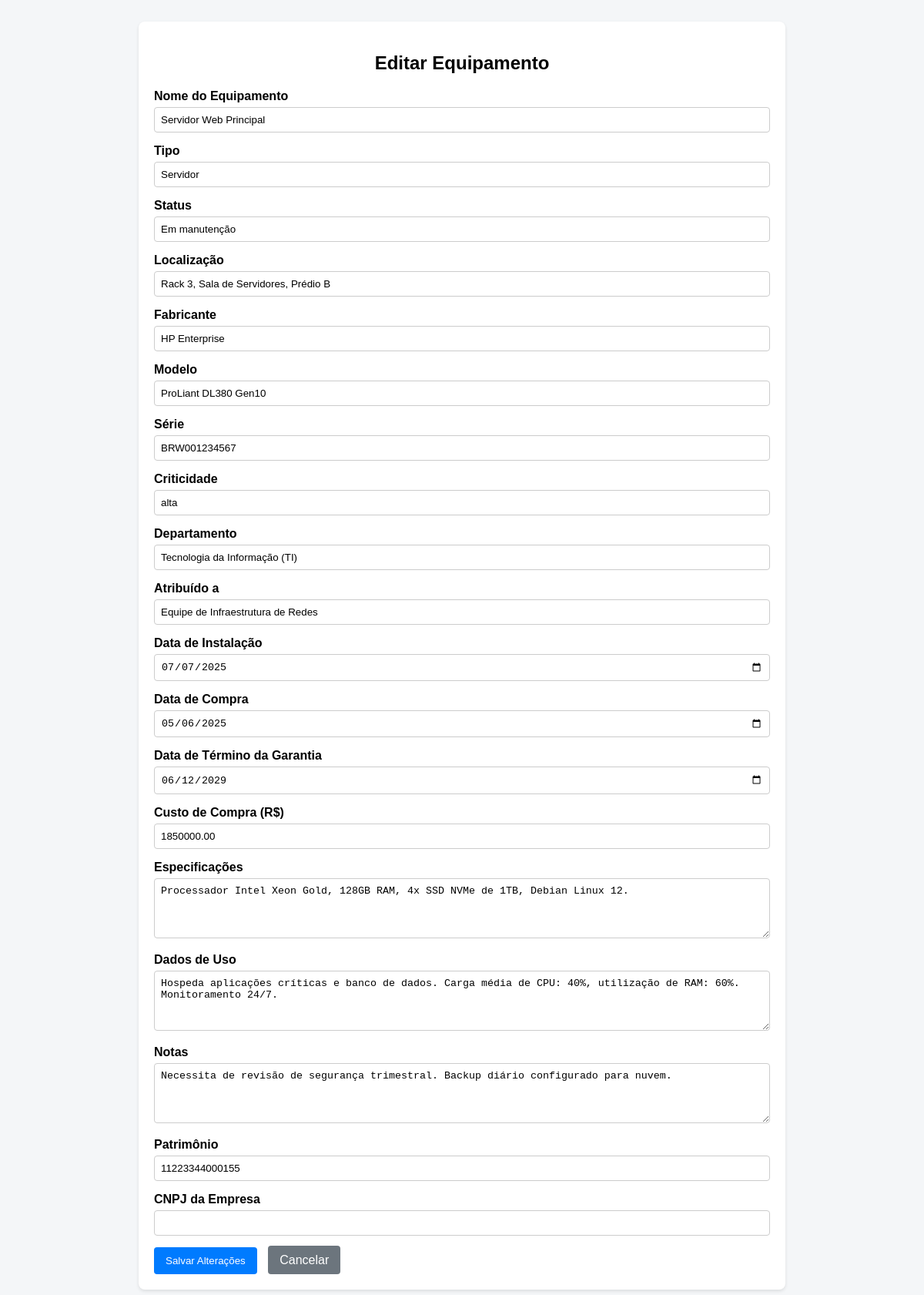
The page /process/editarEquipamento.php?id=1 on the database its author committed.
### tables this page shows
CREATE TABLE IF NOT EXISTS `equipamentos` (
  `equipamento_id` int NOT NULL AUTO_INCREMENT,
  `nome_equipamento` varchar(255) NOT NULL,
  `tipo_equipamento` varchar(100) NOT NULL,
  `status` varchar(50) NOT NULL,
  `localizacao` varchar(255) NOT NULL,
  `fabricante` varchar(100) NOT NULL,
  `numero_modelo` varchar(100) DEFAULT NULL,
  `numero_serie` varchar(100) DEFAULT NULL,
  `criticidade` varchar(50) DEFAULT NULL,
  `departamento` varchar(100) NOT NULL,
  `atribuido_a` varchar(255) NOT NULL,
  `data_instalacao` date NOT NULL,
  `data_compra` date NOT NULL,
  `custo_compra` decimal(10,2) NOT NULL,
  `data_termino_garantia` date NOT NULL,
  `especificacoes` text,
  `dados_uso` text NOT NULL,
  `notas` text,
  `data_registro` datetime NOT NULL DEFAULT CURRENT_TIMESTAMP,
  `ultima_atualizacao` datetime NOT NULL DEFAULT CURRENT_TIMESTAMP ON UPDATE CURRENT_TIMESTAMP,
  `patrimonio` varchar(18) NOT NULL,
  `cnpj` varchar(18) NOT NULL,
  PRIMARY KEY (`equipamento_id`),
  UNIQUE KEY `numero_serie` (`numero_serie`),
  KEY `FK_equipamentos_empresas` (`cnpj`),
  CONSTRAINT `FK_equipamentos_empresas` FOREIGN KEY (`cnpj`) REFERENCES `empresas` (`cnpj`)
);

### process/editarEquipamento.php (the view, shortened to what this page needs)
<?php
include_once('../php/config.php');
if (isset($_GET['id'])) {
    $id = $_GET['id'];
    try {
        $stmt = $conn->prepare("SELECT * FROM equipamentos WHERE equipamento_id = :id");
        $stmt->bindParam(':id', $id, PDO::PARAM_INT);
        $stmt->execute();
        $equipamento = $stmt->fetch(PDO::FETCH_ASSOC);
    } catch (PDOException $e) {
        echo "Erro ao buscar os dados do equipamento: " . $e->getMessage();
        exit();
    }
} else if ($_SERVER['REQUEST_METHOD'] === 'POST') {
    try {
        $id = $_POST['equipamento_id'];
        $nome_equipamento = $_POST['nome_equipamento'];
        $tipo_equipamento = $_POST['tipo_equipamento'];
        $status = $_POST['status'];
        $localizacao = $_POST['localizacao'];
        $fabricante = $_POST['fabricante'];
        $numero_modelo = $_POST['numero_modelo'];
        $numero_serie = $_POST['numero_serie'];
        $criticidade = $_POST['criticidade'];
        $departamento = $_POST['departamento'];
        $atribuido_a = $_POST['atribuido_a'];
        $data_instalacao = $_POST['data_instalacao'];
        $data_compra = $_POST['data_compra'];
        $data_termino_garantia = $_POST['data_termino_garantia'];
        $custo_compra = $_POST['custo_compra'];
        $especificacoes = $_POST['especificacoes'];
        $dados_uso = $_POST['dados_uso'];
        $notas = $_POST['notas'];
        $patrimonio = $_POST['patrimonio'];
        $cnpj_empresa = $_POST['cnpj_empresa'];
        $sql = "UPDATE equipamentos SET
                nome_equipamento = :nome_equipamento,
                tipo_equipamento = :tipo_equipamento,
                status = :status,
                localizacao = :localizacao,
                fabricante = :fabricante,
                numero_modelo = :numero_modelo,
                numero_serie = :numero_serie,
                criticidade = :criticidade,
                departamento = :departamento,
                atribuido_a = :atribuido_a,
                data_instalacao = :data_instalacao,
                data_compra = :data_compra,
                data_termino_garantia = :data_termino_garantia,
                custo_compra = :custo_compra,
                especificacoes = :especificacoes,
                dados_uso = :dados_uso,
                notas = :notas,
                patrimonio = :patrimonio,
                cnpj_empresa = :cnpj_empresa
                WHERE equipamento_id = :id";
        $stmt = $conn->prepare($sql);
        $stmt->bindParam(':nome_equipamento', $nome_equipamento);
        $stmt->bindParam(':tipo_equipamento', $tipo_equipamento);
        $stmt->bindParam(':status', $status);
        $stmt->bindParam(':localizacao', $localizacao);
        $stmt->bindParam(':fabricante', $fabricante);
        $stmt->bindParam(':numero_modelo', $numero_modelo);
        $stmt->bindParam(':numero_serie', $numero_serie);
        $stmt->bindParam(':criticidade', $criticidade);
        $stmt->bindParam(':departamento', $departamento);
        $stmt->bindParam(':atribuido_a', $atribuido_a);
        $stmt->bindParam(':data_instalacao', $data_instalacao);
        $stmt->bindParam(':data_compra', $data_compra);
        $stmt->bindParam(':data_termino_garantia', $data_termino_garantia);
        $stmt->bindParam(':custo_compra', $custo_compra);
        $stmt->bindParam(':especificacoes', $especificacoes);
        $stmt->bindParam(':dados_uso', $dados_uso);
        $stmt->bindParam(':notas', $notas);
        $stmt->bindParam(':patrimonio', $patrimonio);
        $stmt->bindParam(':cnpj_empresa', $cnpj_empresa);
        $stmt->bindParam(':id', $id, PDO::PARAM_INT);
        $stmt->execute();
        header('Location: exibir_equipamentos.php?status=success_edit');
        exit();
    } catch (PDOException $e) {
        header('Location: exibir_equipamentos.php?status=error_edit');
        exit();
    }
} else {
    header('Location: exibir_equipamentos.php');
    exit();
}
?>
<!DOCTYPE html>
<html lang="pt-BR">
<head>
</head>
<body>
    <div class="container">
        <h2>Editar Equipamento</h2>
        <form action="editar.php" method="POST">
            <div class="form-group">
                <label for="nome_equipamento">Nome do Equipamento</label>
                <input type="text" name="nome_equipamento" value="<?= htmlspecialchars($equipamento['nome_equipamento']) ?>" required>
            </div>
            <div class="form-group">
                <label for="tipo_equipamento">Tipo</label>
                <input type="text" name="tipo_equipamento" value="<?= htmlspecialchars($equipamento['tipo_equipamento']) ?>" required>
            </div>
            <div class="form-group">
                <label for="status">Status</label>
                <input type="text" name="status" value="<?= htmlspecialchars($equipamento['status']) ?>" required>
            </div>
            <div class="form-group">
                <label for="localizacao">Localização</label>
                <input type="text" name="localizacao" value="<?= htmlspecialchars($equipamento['localizacao']) ?>">
            </div>
            <div class="form-group">
                <label for="fabricante">Fabricante</label>
                <input type="text" name="fabricante" value="<?= htmlspecialchars($equipamento['fabricante']) ?>">
            </div>
            <div class="form-group">
                <label for="numero_modelo">Modelo</label>
                <input type="text" name="numero_modelo" value="<?= htmlspecialchars($equipamento['numero_modelo']) ?>">
            </div>
            <div class="form-group">
                <label for="numero_serie">Série</label>
                <input type="text" name="numero_serie" value="<?= htmlspecialchars($equipamento['numero_serie']) ?>">
            </div>
            <div class="form-group">
                <label for="criticidade">Criticidade</label>
                <input type="text" name="criticidade" value="<?= htmlspecialchars($equipamento['criticidade']) ?>">
            </div>
            <div class="form-group">
                <label for="departamento">Departamento</label>
                <input type="text" name="departamento" value="<?= htmlspecialchars($equipamento['departamento']) ?>">
            </div>
            <div class="form-group">
                <label for="atribuido_a">Atribuído a</label>
                <input type="text" name="atribuido_a" value="<?= htmlspecialchars($equipamento['atribuido_a']) ?>">
            </div>
            <div class="form-group">
                <label for="data_instalacao">Data de Instalação</label>
                <input type="date" name="data_instalacao" value="<?= htmlspecialchars($equipamento['data_instalacao']) ?>">
            </div>
            <div class="form-group">
                <label for="data_compra">Data de Compra</label>
                <input type="date" name="data_compra" value="<?= htmlspecialchars($equipamento['data_compra']) ?>">
            </div>
            <div class="form-group">
                <label for="data_termino_garantia">Data de Término da Garantia</label>
                <input type="date" name="data_termino_garantia" value="<?= htmlspecialchars($equipamento['data_termino_garantia']) ?>">
            </div>
            <div class="form-group">
                <label for="custo_compra">Custo de Compra (R$)</label>
                <input type="number" step="0.01" name="custo_compra" value="<?= htmlspecialchars($equipamento['custo_compra']) ?>">
            </div>
            <div class="form-group">
                <label for="especificacoes">Especificações</label>
                <textarea name="especificacoes" rows="4"><?= htmlspecialchars($equipamento['especificacoes']) ?></textarea>
            </div>
            <div class="form-group">
                <label for="dados_uso">Dados de Uso</label>
                <textarea name="dados_uso" rows="4"><?= htmlspecialchars($equipamento['dados_uso']) ?></textarea>
            </div>
            <div class="form-group">
                <label for="notas">Notas</label>
                <textarea name="notas" rows="4"><?= htmlspecialchars($equipamento['notas']) ?></textarea>
            </div>
            <div class="form-group">
                <label for="patrimonio">Patrimônio</label>
                <input type="text" name="patrimonio" value="<?= htmlspecialchars($equipamento['patrimonio']) ?>">
            </div>
            <div class="form-group">
                <label for="cnpj_empresa">CNPJ da Empresa</label>
                <input type="text" name="cnpj_empresa" value="<?= htmlspecialchars($equipamento['cnpj_empresa']) ?>">
            </div>
            <button type="submit">Salvar Alterações</button>
            <a href="exibir_equipamentos.php" class="btn-cancelar">Cancelar</a>
        </form>
    </div>
</body>
</html>

### process/editarEquipamento.php (style rules this page uses)
body { font-family: Arial, sans-serif; background-color: #f4f6f8; padding: 20px; }
.container { max-width: 800px; margin: 0 auto; background-color: #fff; padding: 20px; border-radius: 8px; box-shadow: 0 2px 4px rgba(0,0,0,0.1); }
h2 { text-align: center; }
.form-group { margin-bottom: 15px; }
label { display: block; margin-bottom: 5px; font-weight: bold; }
input[type="text"], input[type="date"], input[type="number"], textarea { width: 100%; padding: 8px; border: 1px solid #ccc; border-radius: 4px; box-sizing: border-box; }
button[type="submit"] { background-color: #007bff; color: white; padding: 10px 15px; border: none; border-radius: 4px; cursor: pointer; }
a.btn-cancelar { background-color: #6c757d; color: white; padding: 10px 15px; border-radius: 4px; text-decoration: none; margin-left: 10px; }

### rows shown on the page
equipamentos: nome_equipamento "Servidor Web Principal", tipo_equipamento "Servidor", status "Em manutenção", localizacao "Rack 3, Sala de Servidores, Prédio B", fabricante "HP Enterprise", numero_modelo "ProLiant DL380 Gen10", numero_serie "BRW001234567", criticidade "alta", departamento "Tecnologia da Informação (TI)", atribuido_a "Equipe de Infraestrutura de Redes", data_instalacao "07/07/2025", data_compra "05/06/2025", data_termino_garantia "06/12/2029", custo_compra "1850000.00", especificacoes "Processador Intel Xeon Gold, 128GB RAM, 4x SSD NVMe de 1TB, Debian Linux 12.", dados_uso "Hospeda aplicações críticas e banco de dados. Carga média de CPU: 40%, utilização de RAM: 60%. Monitoramento 24/7.", notas "Necessita de revisão de segurança trimestral. Backup diário configurado para nuvem.", patrimonio "11223344000155"
